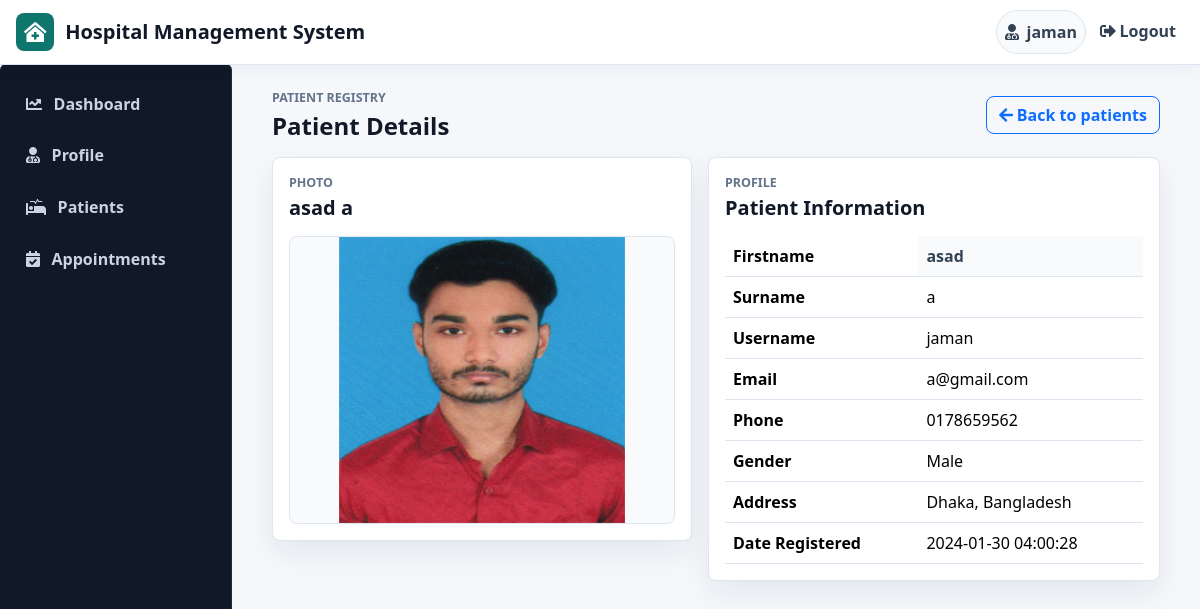
/doctor/view.php?id=5 (signed in), run on the app's committed database.
### tables this page shows
CREATE TABLE `patient` (
  `id` int(100) NOT NULL,
  `firstname` varchar(100) NOT NULL,
  `surname` varchar(100) NOT NULL,
  `username` varchar(100) NOT NULL,
  `email` varchar(100) NOT NULL,
  `phone` varchar(100) NOT NULL,
  `address` text DEFAULT NULL,
  `gender` varchar(100) NOT NULL,
  `password` varchar(100) NOT NULL,
  `date_reg` varchar(100) NOT NULL,
  `profile` varchar(100) NOT NULL
);

### include/connection.php (called while the page is built, shortened)
<?php
$host = "localhost";
$user = "root";
$password = "root";
$database = "hmsDB";
$connect = mysqli_connect($host, $user, $password, $database);
mysqli_set_charset($connect, "utf8mb4");
function e($value)
{
    return htmlspecialchars((string) ($value ?? ''), ENT_QUOTES, 'UTF-8');
}
function db_select_one($sql, $types = '', ...$params)
{
    global $connect;
    $stmt = mysqli_prepare($connect, $sql);
    if ($types !== '') {
        mysqli_stmt_bind_param($stmt, $types, ...$params);
    }
    mysqli_stmt_execute($stmt);
    $result = mysqli_stmt_get_result($stmt);
    return $result ? mysqli_fetch_assoc($result) : null;
}
?>

### doctor/view.php (the view, shortened to what this page needs)
<?php
include("../include/auth.php");
include("../include/connection.php");
$id = (int) ($_GET['id'] ?? 0);
$patient = $id > 0 ? db_select_one("SELECT * FROM patient WHERE id = ? LIMIT 1", "i", $id) : null;
$patientProfile = 'patient.jpg.jpg';
if ($patient) {
    $patientProfile = $patient['profile'] ?: 'patient.jpg.jpg';
}
?>
<!DOCTYPE html>
<html>
<head>
</head>
<body>
<?php
include("../include/header.php");
include("sidenav.php");
?>
<main class="col-md-10">
    <div class="page-heading">
        <div>
            <p class="eyebrow">Patient Registry</p>
            <h4>Patient Details</h4>
        </div>
        <a href="patient.php" class="btn btn-outline-primary"><i class="fas fa-arrow-left me-1"></i>Back to patients</a>
    </div>
    <?php if (!$patient) { ?>
        <div class="hms-card hms-empty">Patient not found.</div>
    <?php } else { ?>
        <section class="hms-compact-grid">
            <div class="hms-card">
                <div class="page-heading">
                    <div>
                        <p class="eyebrow">Photo</p>
                        <h5><?php echo e($patient['firstname'] . ' ' . $patient['surname']); ?></h5>
                    </div>
                </div>
                <img src="../patient/img/<?php echo e($patientProfile); ?>" class="hms-profile-image" alt="Patient photo">
            </div>
            <div class="hms-card">
                <div class="page-heading">
                    <div>
                        <p class="eyebrow">Profile</p>
                        <h5>Patient Information</h5>
                    </div>
                </div>
                <div class="table-responsive">
                    <table class="table table-hover align-middle">
                        <tbody>
                            <tr><th>Firstname</th><td><?php echo e($patient['firstname']); ?></td></tr>
                            <tr><th>Surname</th><td><?php echo e($patient['surname']); ?></td></tr>
                            <tr><th>Username</th><td><?php echo e($patient['username']); ?></td></tr>
                            <tr><th>Email</th><td><?php echo e($patient['email']); ?></td></tr>
                            <tr><th>Phone</th><td><?php echo e($patient['phone']); ?></td></tr>
                            <tr><th>Gender</th><td><?php echo e($patient['gender']); ?></td></tr>
                            <tr><th>Address</th><td><?php echo nl2br(e($patient['address'])); ?></td></tr>
                            <tr><th>Date Registered</th><td><?php echo e($patient['date_reg']); ?></td></tr>
                        </tbody>
                    </table>
                </div>
            </div>
        </section>
    <?php } ?>
</main>
</body>
</html>

### include/header.php (style rules this page uses)
:root { --hms-primary: #0f766e; --hms-primary-dark: #134e4a; --hms-accent: #1d4ed8; --hms-success: #15803d; --hms-warning: #b45309; --hms-danger: #b91c1c; --hms-bg: #f5f7fb; --hms-surface: #ffffff; --hms-soft: #eef6f6; --hms-border: #dde6f0; --hms-text: #111827; --hms-muted: #64748b; --hms-sidebar: #111827; --hms-shadow: 0 12px 30px rgba(15, 23, 42, 0.07); }
* { letter-spacing: 0; }
body { padding-top: 0; background: var(--hms-bg); color: var(--hms-text); font-family: "Segoe UI", Arial, sans-serif; }
body > .col-md-10, body > .col-md-6 { margin-left: 248px; max-width: calc(100% - 264px); padding: 1.5rem 1.5rem 2.5rem; }
.page-heading { display: flex; align-items: center; justify-content: space-between; gap: 1rem; margin-bottom: 1rem; }
.page-heading h4, .page-heading h5 { margin: 0; font-weight: 750; color: var(--hms-text); }
.eyebrow { margin: 0 0 0.25rem; color: var(--hms-muted); font-size: 0.78rem; font-weight: 700; text-transform: uppercase; }
.hms-card, .card, .jumbotron { background: var(--hms-surface) !important; border: 1px solid var(--hms-border) !important; border-radius: 8px !important; box-shadow: var(--hms-shadow); padding: 1rem; }
.hms-compact-grid { display: grid; grid-template-columns: minmax(280px, 420px) minmax(0, 1fr); gap: 1rem; align-items: start; }
.hms-profile-image { width: 100%; height: clamp(240px, 36vh, 340px); object-fit: contain; object-position: center; border-radius: 8px; border: 1px solid var(--hms-border); background: #f8fafc; }
.table { background: var(--hms-surface); border-color: var(--hms-border); margin-bottom: 0; }
.table th, .table td { vertical-align: middle; }
.table thead th, .table tr:first-child td { background: #f8fafc; color: #334155; font-weight: 700; }
.btn { border-radius: 8px; font-weight: 650; }

### data on the page
patient: firstname+surname "asad a", profile (picture), firstname "asad", surname "a", username "jaman", email "a@gmail.com", phone "0178659562", gender "Male", address "Dhaka, Bangladesh", date_reg "2024-01-30 04:00:28"

### other printed values
$user "jaman"
